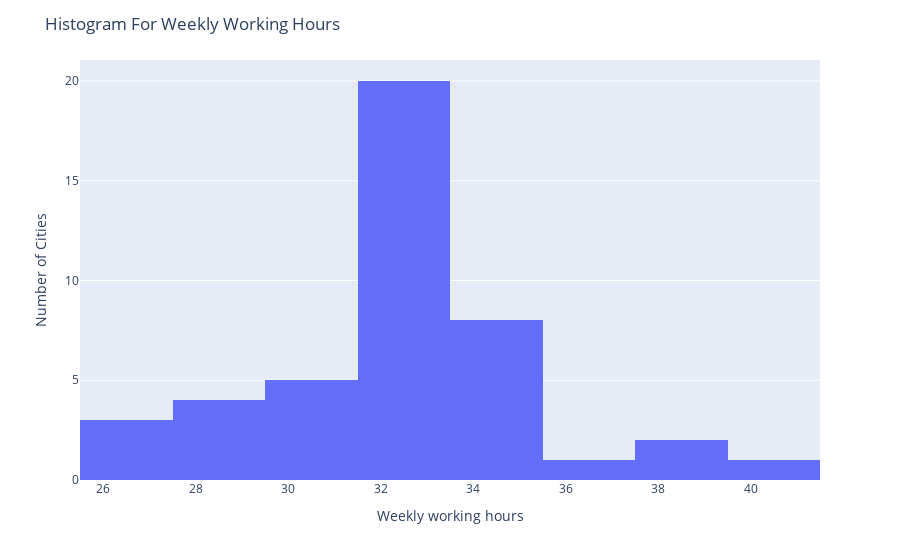

Notebook code for this chart:
### Markdown cell above
`Histogram Based on Weekly working hours`

### Code cell
working_hours_df = df[["Weekly avg. hours worked", 'City']]
fig4 = px.histogram(working_hours_df,x='Weekly avg. hours worked', hover_data=['City'])
fig4.update_layout(title_text = "Histogram For Weekly Working Hours", yaxis_title = "Number of Cities", xaxis_title="Weekly working hours")
fig4.show()

### Figure 1 — Plotly figure (JSON) as saved in the notebook; plotly's stock layout.template omitted (floating-point values rounded to 4 significant figures)
{"data": [{"alignmentgroup": "True", "bingroup": "x", "hovertemplate": "Weekly avg. hours worked=%{x}<br>count=%{y}<extra></extra>", "legendgroup": "", "marker": {"color": "#636efa", "pattern": {"shape": ""}}, "name": "", "offsetgroup": "", "orientation": "v", "showlegend": false, "type": "histogram", "x": [28, 33, 29, 28, 27, 30, 32, 27, 32, 32, 33, 32, 32, 32, 32, 32, 32, 38, 27, 30, 36, 35, 32, 32, 34, 32, 34, 34, 32, 34, 32, 32, 30, 34, 29, 32, 30, 30, 32, 33, 34, 34, 38, 41], "xaxis": "x", "yaxis": "y"}], "layout": {"barmode": "relative", "legend": {"tracegroupgap": 0}, "margin": {"t": 60}, "title": {"text": "Histogram For Weekly Working Hours"}, "xaxis": {"anchor": "y", "domain": [0, 1], "title": {"text": "Weekly working hours"}}, "yaxis": {"anchor": "x", "domain": [0, 1], "title": {"text": "Number of Cities"}}}}
